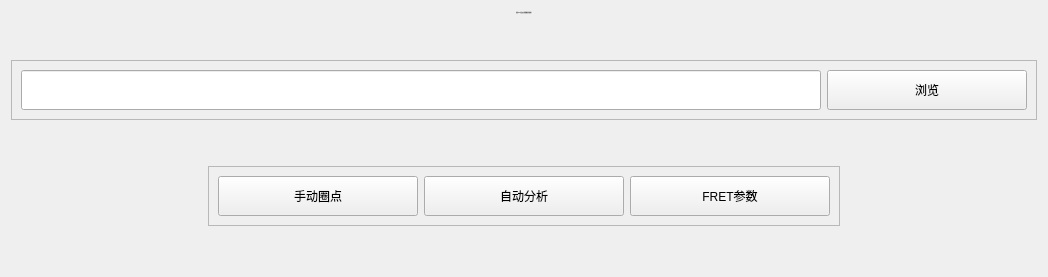
      <widget class="QWidget" name="pageStart">
       <layout class="QVBoxLayout" name="verticalLayout_2" stretch="3">
        <item>
         <layout class="QVBoxLayout" name="verticalLayoutMainStart" stretch="4,0,0,0,0,0">
          <item>
           <widget class="QLabel" name="labelTitleStart">
            <property name="font">
             <font>
              <family>MiSans</family>
              <pointsize>-1</pointsize>
              <bold>false</bold>
             </font>
            </property>
            <property name="styleSheet">
             <string notr="true">QLabel {
                font-size: 40px;
};</string>
            </property>
            <property name="text">
             <string>商用FRET双杂交分析数据处理软件</string>
            </property>
            <property name="alignment">
             <set>Qt::AlignCenter</set>
            </property>
           </widget>
          </item>
          <item>
           <spacer name="verticalSpacer_12">
            <property name="orientation">
             <enum>Qt::Vertical</enum>
            </property>
            <property name="sizeHint" stdset="0">
             <size>
              <width>20</width>
              <height>40</height>
             </size>
            </property>
           </spacer>
          </item>
          <item alignment="Qt::AlignHCenter">
           <widget class="QFrame" name="frame">
            <property name="sizePolicy">
             <sizepolicy hsizetype="Expanding" vsizetype="Preferred">
              <horstretch>0</horstretch>
              <verstretch>0</verstretch>
             </sizepolicy>
            </property>
            <property name="maximumSize">
             <size>
              <width>16777215</width>
              <height>16777215</height>
             </size>
            </property>
            <property name="frameShape">
             <enum>QFrame::StyledPanel</enum>
            </property>
            <property name="frameShadow">
             <enum>QFrame::Raised</enum>
            </property>
            <layout class="QHBoxLayout" name="horizontalLayout_3">
             <item>
              <widget class="QLineEdit" name="lineEditPath">
               <property name="sizePolicy">
                <sizepolicy hsizetype="Expanding" vsizetype="Fixed">
                 <horstretch>0</horstretch>
                 <verstretch>0</verstretch>
                </sizepolicy>
               </property>
               <property name="minimumSize">
                <size>
                 <width>800</width>
                 <height>40</height>
                </size>
               </property>
               <property name="layoutDirection">
                <enum>Qt::LeftToRight</enum>
               </property>
               <property name="styleSheet">
                <string notr="true"/>
               </property>
               <property name="alignment">
                <set>Qt::AlignCenter</set>
               </property>
              </widget>
             </item>
             <item>
              <widget class="QPushButton" name="pushButtonBrowse">
               <property name="sizePolicy">
                <sizepolicy hsizetype="Preferred" vsizetype="Fixed">
                 <horstretch>0</horstretch>
                 <verstretch>0</verstretch>
                </sizepolicy>
               </property>
               <property name="minimumSize">
                <size>
                 <width>200</width>
                 <height>40</height>
                </size>
               </property>
               <property name="styleSheet">
                <string notr="true"/>
               </property>
               <property name="text">
                <string>浏览</string>
               </property>
              </widget>
             </item>
            </layout>
           </widget>
          </item>
          <item>
           <spacer name="verticalSpacer_13">
            <property name="orientation">
             <enum>Qt::Vertical</enum>
            </property>
            <property name="sizeHint" stdset="0">
             <size>
              <width>20</width>
              <height>40</height>
             </size>
            </property>
           </spacer>
          </item>
          <item alignment="Qt::AlignHCenter">
           <widget class="QFrame" name="frame_2">
            <property name="sizePolicy">
             <sizepolicy hsizetype="Expanding" vsizetype="Preferred">
              <horstretch>0</horstretch>
              <verstretch>0</verstretch>
             </sizepolicy>
            </property>
            <property name="frameShape">
             <enum>QFrame::StyledPanel</enum>
            </property>
            <property name="frameShadow">
             <enum>QFrame::Raised</enum>
            </property>
            <layout class="QHBoxLayout" name="horizontalLayout_4">
             <item>
              <widget class="QPushButton" name="pushButtonManu">
               <property name="sizePolicy">
                <sizepolicy hsizetype="Preferred" vsizetype="Fixed">
                 <horstretch>0</horstretch>
                 <verstretch>0</verstretch>
                </sizepolicy>
               </property>
               <property name="minimumSize">
                <size>
                 <width>200</width>
                 <height>40</height>
                </size>
               </property>
               <property name="text">
                <string>手动圈点</string>
               </property>
              </widget>
             </item>
             <item>
              <widget class="QPushButton" name="pushButtonAuto">
               <property name="sizePolicy">
                <sizepolicy hsizetype="Preferred" vsizetype="Fixed">
                 <horstretch>0</horstretch>
                 <verstretch>0</verstretch>
                </sizepolicy>
               </property>
               <property name="minimumSize">
                <size>
                 <width>200</width>
                 <height>40</height>
                </size>
               </property>
               <property name="styleSheet">
                <string notr="true"/>
               </property>
               <property name="text">
                <string>自动分析</string>
               </property>
              </widget>
             </item>
             <item>
              <widget class="QPushButton" name="pushButtonSetRatio">
               <property name="sizePolicy">
                <sizepolicy hsizetype="Preferred" vsizetype="Fixed">
                 <horstretch>0</horstretch>
                 <verstretch>0</verstretch>
                </sizepolicy>
               </property>
               <property name="minimumSize">
                <size>
                 <width>200</width>
                 <height>40</height>
                </size>
               </property>
               <property name="styleSheet">
                <string notr="true"/>
               </property>
               <property name="text">
                <string>FRET参数</string>
               </property>
              </widget>
             </item>
            </layout>
           </widget>
          </item>
          <item>
           <spacer name="verticalSpacer_14">
            <property name="orientation">
             <enum>Qt::Vertical</enum>
            </property>
            <property name="sizeHint" stdset="0">
             <size>
              <width>20</width>
              <height>40</height>
             </size>
            </property>
           </spacer>
          </item>
         </layout>
        </item>
       </layout>
      </widget>
